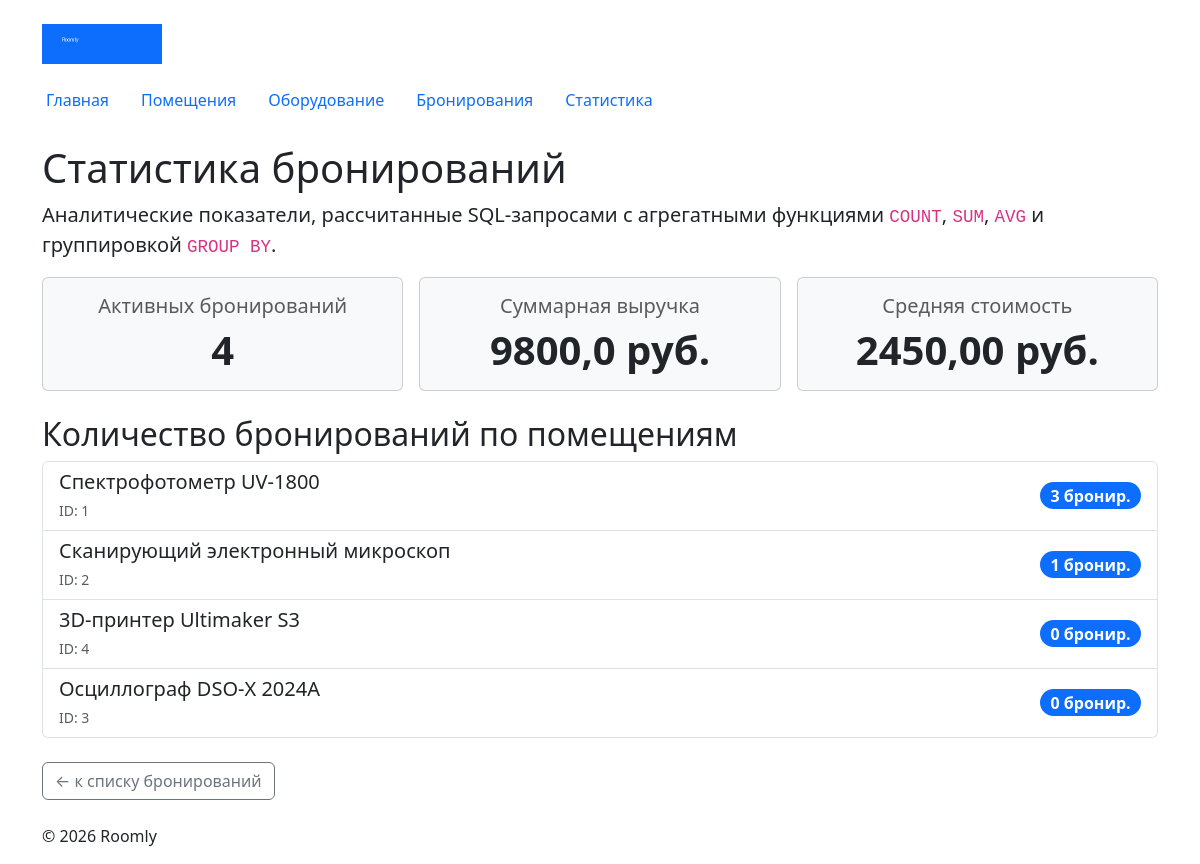
Screenshot of /bookings/statistics/ with the database file from the repository.
### bookings/views.py (the view)
# urls.py: path("statistics/", views.statistics, name="statistics"),
def statistics(request):
    conn = sqlite3.connect(str(DB_PATH))
    conn.row_factory = sqlite3.Row
    statistics_data = conn.execute("""
        SELECT
            rooms.id AS room_id,
            rooms.name AS room_name,
            COUNT(bookings.id) AS bookings_count
        FROM rooms
        LEFT JOIN bookings ON rooms.id = bookings.room_id
                           AND bookings.is_cancelled = 0
        GROUP BY rooms.id, rooms.name
        ORDER BY bookings_count DESC, rooms.name ASC;
    """).fetchall()
    summary = conn.execute("""
        SELECT
            COUNT(*) AS total_bookings,
            SUM(cost) AS total_revenue,
            AVG(cost) AS avg_cost
        FROM bookings
        WHERE is_cancelled = 0;
    """).fetchone()
    conn.close()
    return render(
        request,
        "bookings/statistics.html",
        {
            "statistics": statistics_data,
            "summary": summary,
        },
    )

### bookings/templates/bookings/statistics.html (shortened to what this page needs)
{% extends "base.html" %}
{% block content %}
<h1>Статистика бронирований</h1>
<p class="lead">
    Аналитические показатели, рассчитанные SQL-запросами с агрегатными функциями <code>COUNT</code>, <code>SUM</code>, <code>AVG</code> и группировкой <code>GROUP BY</code>.
</p>
{% if summary %}
<div class="row g-3 mb-4">
    <div class="col-md-4">
        <div class="card p-3 text-center bg-light">
            <h5 class="card-title text-muted">Активных бронирований</h5>
            <p class="display-6 fw-bold mb-0">{{ summary.total_bookings }}</p>
        </div>
    </div>
    <div class="col-md-4">
        <div class="card p-3 text-center bg-light">
            <h5 class="card-title text-muted">Суммарная выручка</h5>
            <p class="display-6 fw-bold mb-0">{{ summary.total_revenue|default:0 }} руб.</p>
        </div>
    </div>
    <div class="col-md-4">
        <div class="card p-3 text-center bg-light">
            <h5 class="card-title text-muted">Средняя стоимость</h5>
            <p class="display-6 fw-bold mb-0">{{ summary.avg_cost|floatformat:2|default:0 }} руб.</p>
        </div>
    </div>
</div>
{% endif %}
<h2>Количество бронирований по помещениям</h2>
<div class="list-group mb-4">
{% for item in statistics %}
    <div class="list-group-item d-flex justify-content-between align-items-center">
        <div>
            <h5 class="mb-1">{{ item.room_name }}</h5>
            <small class="text-muted">ID: {{ item.room_id }}</small>
        </div>
        <span class="badge bg-primary rounded-pill fs-6">
            {{ item.bookings_count }} бронир.
        </span>
    </div>
{% empty %}
    <p>Данные отсутствуют.</p>
{% endfor %}
</div>
<a href="{% url 'bookings:bookings' %}" class="btn btn-outline-secondary">← к списку бронирований</a>
{% endblock %}

### templates/base.html (shortened to what this page needs)
{% load static %}
<!DOCTYPE html>
<html lang="ru">
<head>
    <link
        rel="stylesheet"
        href="https://cdn.jsdelivr.net/npm/bootstrap@5.3.3/dist/css/bootstrap.min.css"
    >
    <link
        rel="stylesheet"
        href="{% static 'homepage/css/style.css' %}"
    >
</head>
<body>
    <header class="container pt-2">
        <img
            src="{% static 'homepage/img/logo.png' %}"
            alt="Roomly"
            class="roomly-logo"
        >
    </header>
    {% include "includes/navigation.html" %}
    <main class="container">
        {% block content %}
        {% endblock %}
    </main>
    <footer class="container mt-4 mb-3">
        <p>
            © <span id="current-year"></span> Roomly
        </p>
    </footer>
</body>
</html>

### templates/includes/navigation.html
<nav class="nav container mb-4">
    <a class="nav-link" href="{% url 'homepage:index' %}">Главная</a>
    <a class="nav-link" href="{% url 'rooms:list' %}">Помещения</a>
    <a class="nav-link" href="{% url 'equipment:equipment_list' %}">Оборудование</a>
    <a class="nav-link" href="{% url 'bookings:bookings' %}">Бронирования</a>
    <a class="nav-link" href="{% url 'bookings:statistics' %}">Статистика</a>
</nav>

### homepage/static/homepage/css/style.css (style rules this page uses)
body { min-height: 100vh; }
.roomly-logo { width: 120px; height: auto; margin: 1rem 0; }

### rows the page displays
rooms: room_name "Спектрофотометр UV-1800", room_id "1", bookings_count "3"
rooms: room_name "Сканирующий электронный микроскоп", room_id "2", bookings_count "1"
rooms: room_name "3D-принтер Ultimaker S3", room_id "4", bookings_count "0"
rooms: room_name "Осциллограф DSO-X 2024A", room_id "3", bookings_count "0"

### other values shown
{{ summary.total_bookings }} "4"
{{ summary.total_revenue|default:0 }} "9800,0"
{{ summary.avg_cost|floatformat:2|default:0 }} "2450,00"
